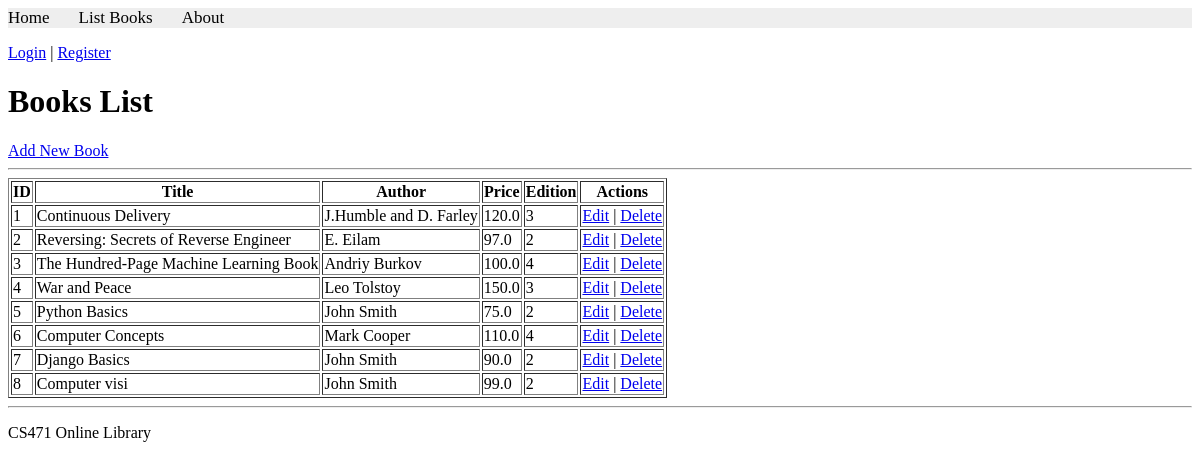
Page /books/lab9_part1/listbooks on the committed database.
### apps/bookmodule/models.py (models this page shows, shortened)
class Book(models.Model):
    title = models.CharField(max_length=50)
    author = models.CharField(max_length=50)
    price = models.FloatField(default=0.0)
    edition = models.SmallIntegerField(default=1)

### apps/bookmodule/views.py (the view)
# urls.py: path('lab9_part1/listbooks', views.lab10_part1_listbooks, name='books.lab10_part1_listbooks'),
def lab10_part1_listbooks(request):
    books = Book.objects.all()
    return render(
        request,
        'bookmodule/lab10_part1_listbooks.html',
        {'books': books}
    )

### apps/templates/bookmodule/lab10_part1_listbooks.html (shortened to what this page needs)
{% extends "layouts/base.html" %}
{% block content %}
<h1>Books List</h1>
<a href="{% url 'books.lab10_part1_addbook' %}">Add New Book</a>
<hr>
<table border="1">
    <tr>
        <th>ID</th>
        <th>Title</th>
        <th>Author</th>
        <th>Price</th>
        <th>Edition</th>
        <th>Actions</th>
    </tr>
    {% for book in books %}
    <tr>
        <td>{{ book.id }}</td>
        <td>{{ book.title }}</td>
        <td>{{ book.author }}</td>
        <td>{{ book.price }}</td>
        <td>{{ book.edition }}</td>
        <td>
            <a href="{% url 'books.lab10_part1_editbook' book.id %}">Edit</a>
            |
            <a href="{% url 'books.lab10_part1_deletebook' book.id %}">Delete</a>
        </td>
    </tr>
    {% empty %}
    <tr>
        <td colspan="6">No books found.</td>
    </tr>
    {% endfor %}
</table>
{% endblock content %}

### rows in the picture
Book: id "1", title "Continuous Delivery", author "J.Humble and D. Farley", price "120.0", edition "3"
Book: id "2", title "Reversing: Secrets of Reverse Engineer", author "E. Eilam", price "97.0", edition "2"
Book: id "3", title "The Hundred-Page Machine Learning Book", author "Andriy Burkov", price "100.0", edition "4"
Book: id "4", title "War and Peace", author "Leo Tolstoy", price "150.0", edition "3"
Book: id "5", title "Python Basics", author "John Smith", price "75.0", edition "2"
Book: id "6", title "Computer Concepts", author "Mark Cooper", price "110.0", edition "4"
Book: id "7", title "Django Basics", author "John Smith", price "90.0", edition "2"
Book: id "8", title "Computer visi", author "John Smith", price "99.0", edition "2"
